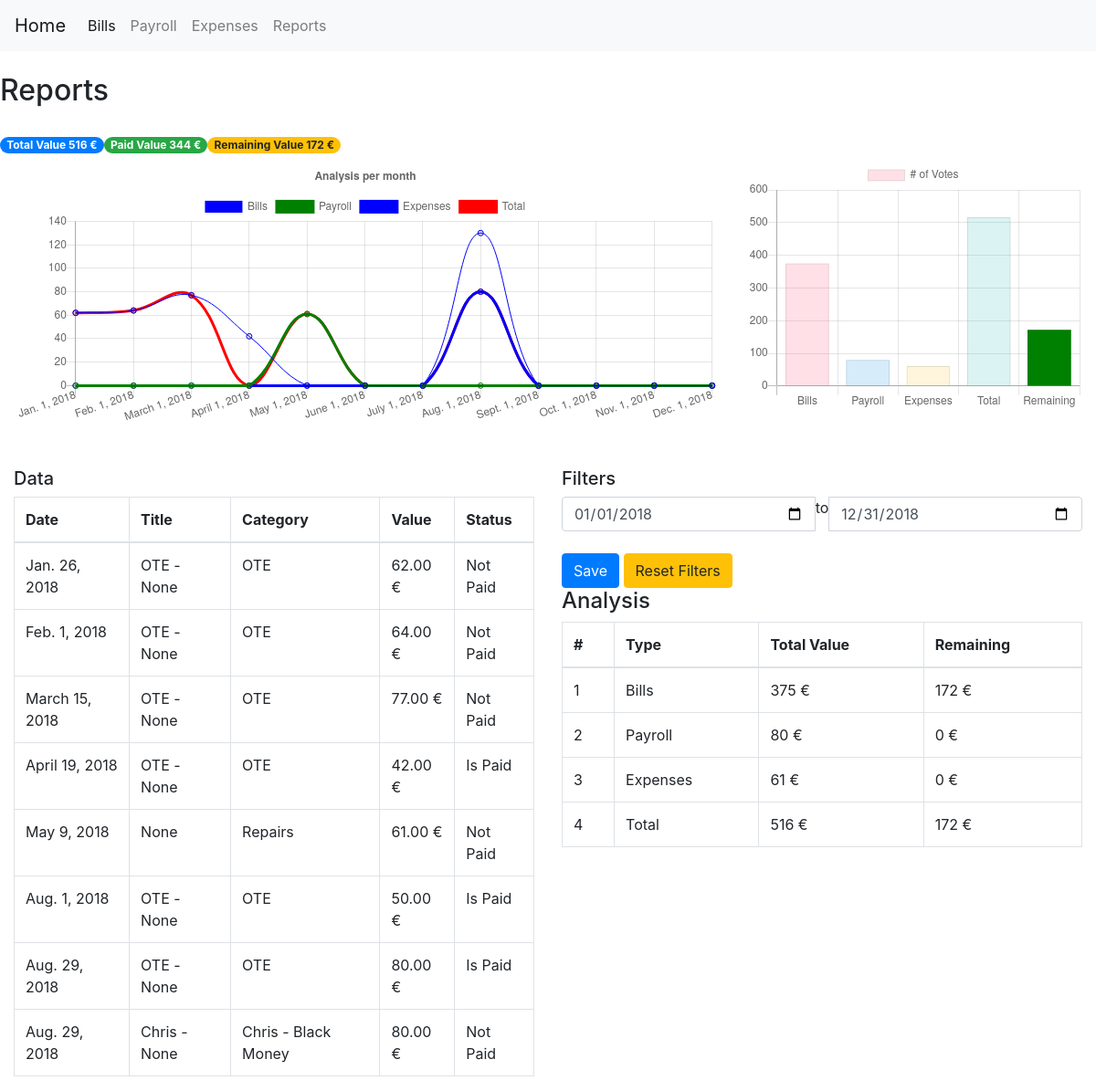
The page /reports/ on the database as committed earlier.
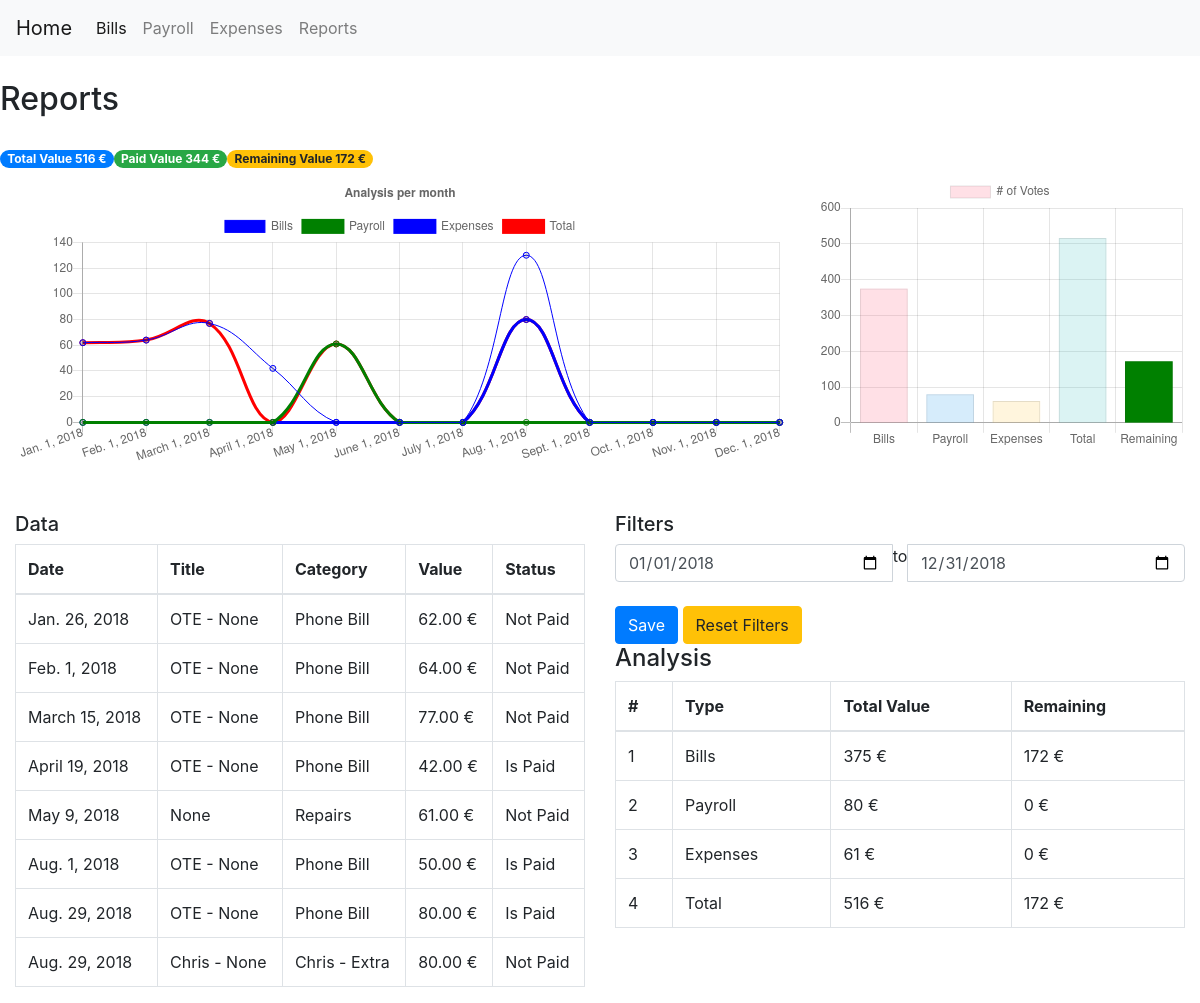
The same page on the database as committed later.
### expenses/models.py (models this page shows, shortened)
class DefaultExpenseModel(models.Model):
    title = models.CharField(max_length=100, blank=True, null=True)
    date_expired = models.DateField()
    final_value = models.DecimalField(default=0, decimal_places=2, max_digits=20)
    paid_value = models.DecimalField(default=0, decimal_places=2, max_digits=20)
    is_paid = models.BooleanField(default=False)
    payment_method = models.ForeignKey(PaymentMethod, null=True, on_delete=models.SET_NULL)
    objects = models.Manager()
    my_query = GeneralManager()
    class Meta:
        abstract = True
    def tag_final_value(self):
        return f'{self.final_value} {CURRENCY}'
    tag_final_value.short_description = 'Value'
    def tag_is_paid(self):
        return 'Is Paid' if self.is_paid else 'Not Paid'
    tag_is_paid.short_description = 'Paid'
    @staticmethod
    def analysis(queryset):
        total_value = queryset.aggregate(Sum('final_value'))['final_value__sum'] if queryset else 0
        paid_value = queryset.filter(is_paid=False).aggregate(Sum('final_value'))['final_value__sum']\
            if queryset.filter(is_paid=False) else 0
        diff = total_value - paid_value
        category_analysis = queryset.values('category__title').annotate(total_value=Sum('final_value'),
                                                                       remaining=Sum(F('final_value')-F('paid_value'))
                                                                       ).order_by('remaining')
        return [total_value, paid_value, diff, category_analysis]

class Bill(DefaultExpenseModel):
    category = models.ForeignKey(BillCategory, null=True, on_delete=models.SET_NULL, related_name='bills')
    class Meta:
        verbose_name_plural = '2. Bills'
        ordering = ['-date_expired']
    def tag_category(self):
        return f'{self.category}'

class BillCategory(models.Model):
    title = models.CharField(unique=True, max_length=150)
    balance = models.DecimalField(default=0, max_digits=20, decimal_places=2)
    class Meta:
        verbose_name_plural = '1. Bill Category'
    def __str__(self):
        return self.title
    def tag_balance(self):
        return f'{self.balance} {CURRENCY}'
    tag_balance.short_description = 'Value'

class Payroll(DefaultExpenseModel):
    person = models.ForeignKey(Person, null=True, on_delete=models.SET_NULL, related_name='person_payroll')
    category = models.ForeignKey(PayrollCategory, null=True, on_delete=models.SET_NULL, related_name='category_payroll')
    class Meta:
        verbose_name_plural = '5. Payroll'
        ordering = ['-date_expired']
    def tag_category(self):
        return f'{self.person} - {self.category}'

class Person(models.Model):
    title = models.CharField(unique=True, max_length=150)
    occupation = models.CharField(max_length=100, blank=True, null=True)
    phone = models.CharField(max_length=10, blank=True, null=True)
    balance = models.DecimalField(default=0, max_digits=20, decimal_places=2)
    class Meta:
        verbose_name_plural = '4. Persons'
    def __str__(self):
        return self.title
    def tag_balance(self):
        return f'{self.balance} {CURRENCY}'
    tag_balance.short_description = 'Value'

class PayrollCategory(models.Model):
    title = models.CharField(unique=True, max_length=150)
    balance = models.DecimalField(default=0, max_digits=20, decimal_places=2)
    class Meta:
        verbose_name_plural = '3. Payroll Category'
    def __str__(self):
        return self.title
    def tag_balance(self):
        return f'{self.balance} {CURRENCY}'
    tag_balance.short_description = 'Value'

### expenses/views.py (the view)
# urls.py: path('reports/', report_view, name='reports_view')
def report_view(request):
    startDate = request.GET.get('startDate', '2018-01-01')
    endDate = request.GET.get('endDate', '2018-12-31')
    if startDate > endDate:
        startDate , endDate = '2018-01-01', '2018-12-31'
    date_start = datetime.datetime.strptime(startDate, '%Y-%m-%d').date()
    date_end = datetime.datetime.strptime(endDate, '%Y-%m-%d').date()
    bills = Bill.my_query.get_queryset().filter_by_date(date_start, date_end)
    payrolls = Payroll.my_query.get_queryset().filter_by_date(date_start, date_end)
    expenses = GenericExpense.my_query.get_queryset().filter_by_date(date_start, date_end)
    queryset = sorted(chain(bills, payrolls, expenses),
                    key=lambda instance: instance.date_expired
                    )
    bill_total_value, bill_paid_value, bill_diff, bill_category_analysis = DefaultExpenseModel.analysis(bills)
    payroll_total_value, payroll_paid_value, payroll_diff, bill_category_analysis = DefaultExpenseModel.analysis(payrolls)
    expense_total_value, expense_paid_value, expense_diff, expense_category_analysis = DefaultExpenseModel.analysis(expenses)
    bill_by_month, payroll_by_month, expenses_by_month, totals_by_month = [], [], [],[]
    months_list = []
    while date_start < date_end:
        months_list.append(date_start)
        date_start += relativedelta(months=1)
    for date in months_list:
        start = date.replace(day=1)
        next_month = date.replace(day=28) + datetime.timedelta(days=4)
        days = int(str(next_month).split('-')[-1])
        end = next_month - datetime.timedelta(days=days)
        print(next_month, end)
        this_month_bill_queryset = bills.filter(date_expired__range=[start, end])
        this_month_bills = DefaultExpenseModel.analysis(this_month_bill_queryset)
        this_month_payroll_queryset = payrolls.filter(date_expired__range=[start, end])
        this_month_payroll = DefaultExpenseModel.analysis(this_month_payroll_queryset)
        this_month_expense_queryset = expenses.filter(date_expired__range=[start, end])
        this_month_expense = DefaultExpenseModel.analysis(this_month_expense_queryset)
        bill_by_month.append(this_month_bills)
        payroll_by_month.append(this_month_expense)
        expenses_by_month.append(this_month_payroll)
        totals_by_month.append([this_month_bills[0]+this_month_expense[0]+ this_month_payroll[0],
                                this_month_bills[1] + this_month_expense[1] + this_month_payroll[1],
                                this_month_bills[2] + this_month_expense[2] + this_month_payroll[2]
                                ])
    totals = [payroll_total_value + bill_total_value + expense_total_value,
              bill_paid_value + payroll_paid_value + expense_paid_value,
              bill_diff + payroll_diff + expense_diff
              ]
    currency = CURRENCY
    context = locals()
    return render(request, 'report.html', context=context)

### expenses/managers.py (called while the page is built)
    def filter_by_date(self, date_start, date_end):
        return self.filter(date_expired__range=[date_start, date_end])

    def get_queryset(self):
        return GenericQuerySet(self.model, using=self._db)

### expenses/models.py (called while the page is built)
    def __str__(self):
        return self.title

    def tag_category(self):
        return f'{self.category}'

### expenses/templates/report.html (shortened to what the changed rows need)
{% extends "index.html" %}
{% block container %}
    <div class="row">
        <h2 class="center">Reports</h2>
    </div>
        <br>
    <br> <br>
    <div class="row">
        <div class="col-6">
            <table class="table table-bordered">
                <thead>
                    <tr>
                        <th>Date</th>
                        <th>Title</th>
                        <th>Category</th>
                        <th>Value</th>
                        <th>Status</th>
                    </tr>
                </thead>
                <tbody>
                    {% for order in queryset %}
                    <tr>
                        <td>{{ order.date_expired|date }}</td>
                        <td>{{ order.title }}</td>
                        <td>{{ order.tag_category }}</td>
                        <td>{{ order.tag_final_value }}</td>
                        <td class="warning">{{ order.tag_is_paid }}</td>
                    </tr>
                    {% empty %}
                        <tr></tr>
                    {% endfor %}
                </tbody>
            </table>
        </div>
        <div class="col-6">
            <table class="table table-bordered">
                <thead>
                    <tr>
                        <th>#</th>
                        <th>Type</th>
                        <th>Total Value</th>
                        <th>Remaining</th>
                    </tr>
                </thead>
            </table>
        </div>
    </div>
{% endblock %}
{% block extra_js %}
    <script>
        var ctx = document.getElementById("myChart0").getContext('2d');
        var myChart = new Chart(ctx, {
            type: 'bar',
            data: {
                labels: ["Bills", "Payroll", "Expenses", "Total", "Remaining"],
                datasets: [{
                    label: '# of Votes',
                    fill: false,
                    data: [{{ bill_total_value }}, {{ payroll_total_value }},
                        {{ expense_paid_value }}, {{ totals.0 }}, {{ totals.2 }}
                    ],
                    backgroundColor: [
                        'rgba(255, 99, 132, 0.2)',
                        'rgba(54, 162, 235, 0.2)',
                        'rgba(255, 206, 86, 0.2)',
                        'rgba(75, 192, 192, 0.2)',
                        'green',
                        'red'
                    ],
                    borderWidth: 1
                }]
            },
            options: {
                scales: {
                    yAxes: [{
                        ticks: {
                            beginAtZero:true
                        }
                    }]
                }
            }
        });
    </script>
{% endblock %}

Rows that differ between the two databases and show on the page:
changed through a linked row, Bill "Jan. 26, 2018": tag_category "OTE" → "Phone Bill"
changed through a linked row, Bill "Feb. 1, 2018": tag_category "OTE" → "Phone Bill"
changed through a linked row, Bill "March 15, 2018": tag_category "OTE" → "Phone Bill"
changed through a linked row, Bill "April 19, 2018": tag_category "OTE" → "Phone Bill"
changed through a linked row, Bill "Aug. 1, 2018": tag_category "OTE" → "Phone Bill"
changed through a linked row, Bill "Aug. 29, 2018": tag_category "OTE" → "Phone Bill"
changed through a linked row, Payroll "Chris - None": tag_category "Chris - Black Money" → "Chris - Extra"
